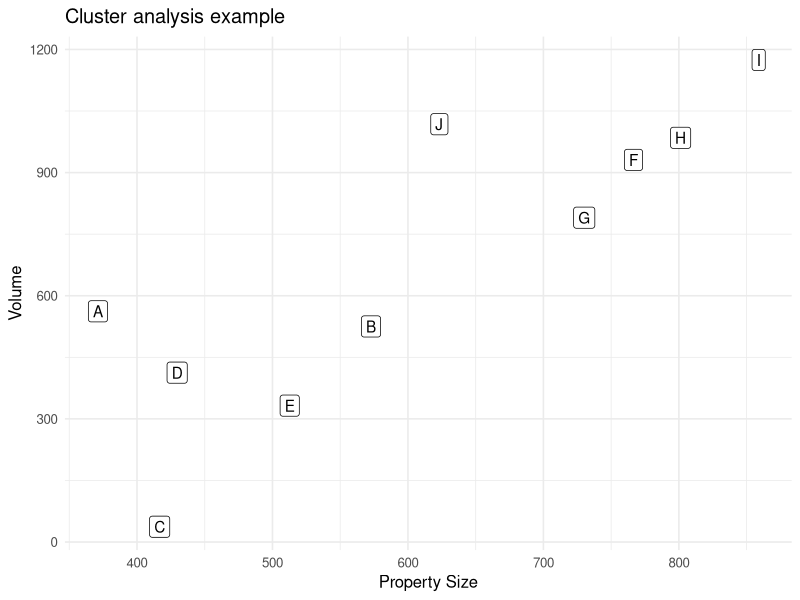

Here is the R script that generated this plot: (Note: this script raises an error after producing the figure.)
############################################
# R4H2O 10: Segmentation and Cluster Analysis
############################################

# Clustering Example

library(tidyverse)

set.seed(314)
consumption <- tibble(id = LETTERS[1:10],
                      property_size = c(rnorm(5, 500, 100), rnorm(5, 800, 100)),
                      volume = c(rnorm(5, 500, 200), rnorm(5, 1000, 100)))

ggplot(consumption, aes(property_size, volume, label = id)) +
  geom_label() +
  labs(title = "Cluster analysis example",
       x = "Property Size", y = "Volume") +
  theme_minimal(base_size = 12)

head(consumption, n = 3)

# Scaling the data

# Manual Scaling

with(consumption, (volume - mean(volume)) / sd(volume))

# Scaling function

consumption_scaled <- scale(consumption[, -1])
consumption_scaled

# Distance matrix (Euclidean)

consumption_dist <- dist(consumption_scaled)
round(consumption_dist, 2)

# Manhatten method

dist(consumption_scaled, method = "manhattan")

# Hierarchical clustering

customer_clusters <- hclust(consumption_dist)

customer_clusters

# Visualise the clusters

plot(customer_clusters,
     main = "Clustering Example",
     sub = "Simulated data",
     labels = customers$id)

consumption$segment <- cutree(customer_clusters, k = 2)

ggplot(consumption, aes(property_size, volume, fill = factor(segment))) +
  geom_label(aes(label = id)) +
  scale_fill_manual(values = c("grey90", "grey60"), name = "Segment") +
  labs(title = "Simulated weekday and weekend consumption",
       subtitle = "Cluster analysis example",
       x = "Property Size", y = "Annual volume") +
  theme_bw(base_size = 10)

# Scree plot

plot(rev(customer_clusters$height), type = "b",
     xlab = "Clusters", ylab = "Distance")
abline(v = 2, lty = 2, col = "grey50")

k_clust <- kmeans(consumption[, -1], centers = 2)
k_clust

withinss <- vector()

for (k in 1:nrow(consumption)) {
  cl <- kmeans(consumption[, -1], centers = k)
  withinss[k] <- cl$tot.withinss
}

plot(withinss, type = "b",
     xlab = "Clusters", ylab = "within-clusters sum of squares")
